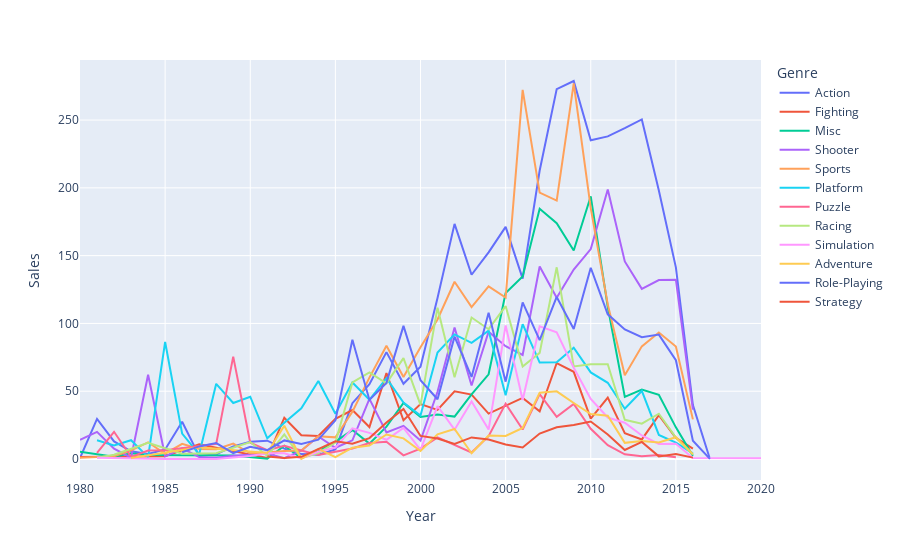

Here is the notebook cell this chart was saved with:
### Markdown cell above
We can observe that the sales gowth began from 1995, reaching its peak in 2008, where it started to fall.

### Code cell
sales_per_genre = data_long.groupby(['Year', 'Genre'])['Sales'].sum().reset_index()
px.line(sales_per_genre, x='Year', y='Sales', line_group='Genre', color='Genre')

### Figure 1 — Plotly figure (JSON) as saved in the notebook; plotly's stock layout.template omitted (floating-point values rounded to 4 significant figures)
{"data": [{"hovertemplate": "Genre=Action<br>Year=%{x}<br>Sales=%{y}<extra></extra>", "legendgroup": "Action", "line": {"color": "#636efa", "dash": "solid"}, "marker": {"symbol": "circle"}, "mode": "lines", "name": "Action", "orientation": "v", "showlegend": true, "type": "scatter", "x": [1980, 1981, 1982, 1983, 1984, 1985, 1986, 1987, 1988, 1989, 1990, 1991, 1992, 1993, 1994, 1995, 1996, 1997, 1998, 1999, 2000, 2001, 2002, 2003, 2004, 2005, 2006, 2007, 2008, 2009, 2010, 2011, 2012, 2013, 2014, 2015, 2016, 2017], "xaxis": "x", "y": [0.68, 29.63, 13.02, 5.72, 3.7, 7.04, 27.48, 2.23, 3.49, 9.29, 12.78, 13.52, 7.67, 3.62, 3.1, 7.15, 41.18, 55.17, 78.85, 55.51, 68.02, 118.8, 173.4, 135.9, 152.4, 171.2, 133.1, 212.8, 272.8, 278.8, 235.1, 238.0, 244.0, 250.4, 198.0, 141.4, 39.76, 0.02], "yaxis": "y"}, {"hovertemplate": "Genre=Fighting<br>Year=%{x}<br>Sales=%{y}<extra></extra>", "legendgroup": "Fighting", "line": {"color": "#EF553B", "dash": "solid"}, "marker": {"symbol": "circle"}, "mode": "lines", "name": "Fighting", "orientation": "v", "showlegend": true, "type": "scatter", "x": [1980, 1985, 1987, 1991, 1992, 1993, 1994, 1995, 1996, 1997, 1998, 1999, 2000, 2001, 2002, 2003, 2004, 2005, 2006, 2007, 2008, 2009, 2010, 2011, 2012, 2013, 2014, 2015, 2016], "xaxis": "x", "y": [1.54, 2.1, 10.84, 0.78, 30.48, 17.5, 16.94, 29.69, 36.1, 23.56, 63.34, 28.57, 40.48, 36.22, 49.94, 47.52, 33.54, 39.4, 45.08, 35.24, 70.79, 64.33, 29.77, 45.33, 19.04, 14.44, 32.3, 15.56, 7.71], "yaxis": "y"}, {"hovertemplate": "Genre=Misc<br>Year=%{x}<br>Sales=%{y}<extra></extra>", "legendgroup": "Misc", "line": {"color": "#00cc96", "dash": "solid"}, "marker": {"symbol": "circle"}, "mode": "lines", "name": "Misc", "orientation": "v", "showlegend": true, "type": "scatter", "x": [1980, 1982, 1983, 1984, 1989, 1991, 1992, 1993, 1994, 1995, 1996, 1997, 1998, 1999, 2000, 2001, 2002, 2003, 2004, 2005, 2006, 2007, 2008, 2009, 2010, 2011, 2012, 2013, 2014, 2015, 2016], "xaxis": "x", "y": [5.41, 1.74, 4.28, 2.9, 2.56, 0.16, 9.88, 0.6, 5.72, 12.79, 21.34, 11.37, 23.84, 41.33, 31.09, 32.79, 31.3, 47.61, 62.48, 122.4, 134.6, 184.6, 173.9, 153.8, 193.8, 112.2, 45.85, 51.31, 47.41, 23.35, 2.32], "yaxis": "y"}, {"hovertemplate": "Genre=Shooter<br>Year=%{x}<br>Sales=%{y}<extra></extra>", "legendgroup": "Shooter", "line": {"color": "#ab63fa", "dash": "solid"}, "marker": {"symbol": "circle"}, "mode": "lines", "name": "Shooter", "orientation": "v", "showlegend": true, "type": "scatter", "x": [1980, 1981, 1982, 1983, 1984, 1985, 1986, 1987, 1988, 1989, 1991, 1992, 1993, 1994, 1995, 1996, 1997, 1998, 1999, 2000, 2001, 2002, 2003, 2004, 2005, 2006, 2007, 2008, 2009, 2010, 2011, 2012, 2013, 2014, 2015, 2016], "xaxis": "x", "y": [14.14, 20.06, 7.6, 0.97, 62.2, 2, 7.78, 1.4, 1.02, 2.39, 3.99, 0.57, 6.16, 16.6, 8.3, 13.81, 44.33, 19.6, 24.48, 13.64, 49.58, 97.05, 54.24, 93.87, 83.17, 76.72, 142.0, 119.0, 139.7, 154.8, 198.7, 145.7, 125.5, 132.0, 132.3, 36.39], "yaxis": "y"}, {"hovertemplate": "Genre=Sports<br>Year=%{x}<br>Sales=%{y}<extra></extra>", "legendgroup": "Sports", "line": {"color": "#FFA15A", "dash": "solid"}, "marker": {"symbol": "circle"}, "mode": "lines", "name": "Sports", "orientation": "v", "showlegend": true, "type": "scatter", "x": [1980, 1981, 1982, 1983, 1984, 1985, 1986, 1987, 1988, 1989, 1990, 1991, 1992, 1993, 1994, 1995, 1996, 1997, 1998, 1999, 2000, 2001, 2002, 2003, 2004, 2005, 2006, 2007, 2008, 2009, 2010, 2011, 2012, 2013, 2014, 2015, 2016], "xaxis": "x", "y": [0.99, 1.57, 2.11, 6.4, 12.35, 3.92, 11.15, 7.43, 7.2, 11.44, 4.22, 4.82, 5.9, 6.36, 16.8, 15.97, 34.87, 60.06, 83.54, 60.5, 82.43, 102.9, 130.7, 112.1, 127.3, 119.1, 272.3, 196.4, 190.6, 277.1, 185.1, 114.0, 61.83, 83.09, 93.3, 83.03, 29.23], "yaxis": "y"}, {"hovertemplate": "Genre=Platform<br>Year=%{x}<br>Sales=%{y}<extra></extra>", "legendgroup": "Platform", "line": {"color": "#19d3f3", "dash": "solid"}, "marker": {"symbol": "circle"}, "mode": "lines", "name": "Platform", "orientation": "v", "showlegend": true, "type": "scatter", "x": [1981, 1982, 1983, 1984, 1985, 1986, 1987, 1988, 1989, 1990, 1991, 1992, 1993, 1994, 1995, 1996, 1997, 1998, 1999, 2000, 2001, 2002, 2003, 2004, 2005, 2006, 2007, 2008, 2009, 2010, 2011, 2012, 2013, 2014, 2015, 2016], "xaxis": "x", "y": [13.85, 10.06, 13.86, 1.38, 86.34, 18.78, 3.48, 55.46, 41.32, 45.95, 15.27, 26.83, 37.35, 57.5, 33.38, 56.46, 43.71, 59.71, 41.62, 32.11, 78.61, 91.92, 85.71, 94.68, 47.07, 99.5, 71.12, 71.35, 82.15, 63.88, 56.23, 37.11, 50.21, 17.76, 12.1, 4.15], "yaxis": "y"}, {"hovertemplate": "Genre=Puzzle<br>Year=%{x}<br>Sales=%{y}<extra></extra>", "legendgroup": "Puzzle", "line": {"color": "#FF6692", "dash": "solid"}, "marker": {"symbol": "circle"}, "mode": "lines", "name": "Puzzle", "orientation": "v", "showlegend": true, "type": "scatter", "x": [1981, 1982, 1983, 1984, 1985, 1988, 1989, 1990, 1991, 1992, 1993, 1994, 1995, 1996, 1997, 1998, 1999, 2000, 2001, 2002, 2003, 2004, 2005, 2006, 2007, 2008, 2009, 2010, 2011, 2012, 2013, 2014, 2015], "xaxis": "x", "y": [4.49, 20.07, 1.56, 6.28, 6.42, 11.16, 75.5, 11.99, 6.48, 9.68, 6.34, 3.06, 5.4, 7.83, 11.76, 12.69, 2.7, 7.65, 15.94, 10.67, 4.84, 16.84, 40.86, 21.73, 47.83, 31.12, 40.59, 22.33, 10.21, 3.5, 1.99, 3.01, 1.39], "yaxis": "y"}, {"hovertemplate": "Genre=Racing<br>Year=%{x}<br>Sales=%{y}<extra></extra>", "legendgroup": "Racing", "line": {"color": "#B6E880", "dash": "solid"}, "marker": {"symbol": "circle"}, "mode": "lines", "name": "Racing", "orientation": "v", "showlegend": true, "type": "scatter", "x": [1981, 1982, 1984, 1986, 1988, 1990, 1991, 1992, 1993, 1994, 1995, 1996, 1997, 1998, 1999, 2000, 2001, 2002, 2003, 2004, 2005, 2006, 2007, 2008, 2009, 2010, 2011, 2012, 2013, 2014, 2015, 2016], "xaxis": "x", "y": [0.96, 3.14, 11.9, 3.92, 4.28, 12.51, 2.28, 18.09, 0.72, 4.37, 12.18, 56.51, 63.83, 55.78, 74.46, 39.99, 111.6, 60.35, 104.4, 95.75, 112.8, 68.15, 78.27, 141.4, 68.31, 69.86, 69.98, 28.89, 26.06, 33.4, 15.84, 3.31], "yaxis": "y"}, {"hovertemplate": "Genre=Simulation<br>Year=%{x}<br>Sales=%{y}<extra></extra>", "legendgroup": "Simulation", "line": {"color": "#FF97FF", "dash": "solid"}, "marker": {"symbol": "circle"}, "mode": "lines", "name": "Simulation", "orientation": "v", "showlegend": true, "type": "scatter", "x": [1981, 1985, 1988, 1990, 1991, 1992, 1993, 1994, 1995, 1996, 1997, 1998, 1999, 2000, 2001, 2002, 2003, 2004, 2005, 2006, 2007, 2008, 2009, 2010, 2011, 2012, 2013, 2014, 2015, 2016, 2020], "xaxis": "x", "y": [0.89, 0.07, 0.06, 2.27, 4.29, 4.28, 0.38, 5.45, 8.35, 22.66, 19.29, 14.22, 22.9, 6.75, 39.08, 21.63, 42.42, 21.74, 98.55, 43.5, 97.82, 93.54, 67.26, 44.25, 30.61, 26.75, 17.35, 11.09, 11.23, 0.78, 0.58], "yaxis": "y"}, {"hovertemplate": "Genre=Adventure<br>Year=%{x}<br>Sales=%{y}<extra></extra>", "legendgroup": "Adventure", "line": {"color": "#FECB52", "dash": "solid"}, "marker": {"symbol": "circle"}, "mode": "lines", "name": "Adventure", "orientation": "v", "showlegend": true, "type": "scatter", "x": [1983, 1987, 1991, 1992, 1993, 1994, 1995, 1996, 1997, 1998, 1999, 2000, 2001, 2002, 2003, 2004, 2005, 2006, 2007, 2008, 2009, 2010, 2011, 2012, 2013, 2014, 2015, 2016], "xaxis": "x", "y": [0.8, 8.76, 4.48, 24.48, 0.14, 7.48, 1.43, 8.37, 9.93, 18.09, 15.21, 5.94, 18.26, 22.14, 4.26, 17.33, 17.06, 22.95, 48.91, 49.93, 41.35, 33.16, 31.91, 11.94, 13.22, 12.15, 16.06, 3.62], "yaxis": "y"}, {"hovertemplate": "Genre=Role-Playing<br>Year=%{x}<br>Sales=%{y}<extra></extra>", "legendgroup": "Role-Playing", "line": {"color": "#636efa", "dash": "solid"}, "marker": {"symbol": "circle"}, "mode": "lines", "name": "Role-Playing", "orientation": "v", "showlegend": true, "type": "scatter", "x": [1986, 1987, 1988, 1989, 1990, 1991, 1992, 1993, 1994, 1995, 1996, 1997, 1998, 1999, 2000, 2001, 2002, 2003, 2004, 2005, 2006, 2007, 2008, 2009, 2010, 2011, 2012, 2013, 2014, 2015, 2016, 2017], "xaxis": "x", "y": [5.04, 9.3, 11.76, 4.4, 9.04, 6.51, 13.72, 11.18, 14.24, 28.53, 87.95, 43.61, 56.18, 98.18, 58.07, 44.08, 90.27, 60.57, 107.9, 57.06, 115.5, 87.75, 119.5, 95.86, 141.1, 106.7, 95.58, 89.81, 91.75, 72.87, 13.51, 0.08], "yaxis": "y"}, {"hovertemplate": "Genre=Strategy<br>Year=%{x}<br>Sales=%{y}<extra></extra>", "legendgroup": "Strategy", "line": {"color": "#EF553B", "dash": "solid"}, "marker": {"symbol": "circle"}, "mode": "lines", "name": "Strategy", "orientation": "v", "showlegend": true, "type": "scatter", "x": [1991, 1992, 1993, 1994, 1995, 1996, 1997, 1998, 1999, 2000, 2001, 2002, 2003, 2004, 2005, 2006, 2007, 2008, 2009, 2010, 2011, 2012, 2013, 2014, 2015, 2016], "xaxis": "x", "y": [1.88, 0.72, 1.62, 7.13, 13.05, 11.22, 15.43, 26.96, 36.93, 17.02, 15.09, 11.07, 15.94, 14.33, 10.71, 8.5, 18.82, 23.39, 25.07, 27.69, 18.09, 6.66, 12.65, 1.96, 3.64, 1.02], "yaxis": "y"}], "layout": {"legend": {"title": {"text": "Genre"}, "tracegroupgap": 0}, "margin": {"t": 60}, "xaxis": {"anchor": "y", "domain": [0, 1], "title": {"text": "Year"}}, "yaxis": {"anchor": "x", "domain": [0, 1], "title": {"text": "Sales"}}}}
